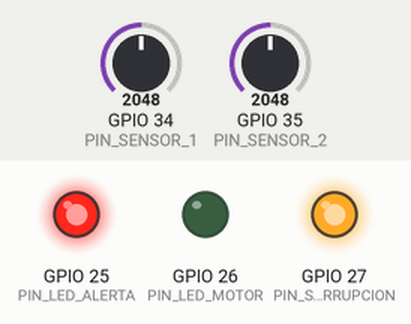
Recording of a sketch running on a simulated ESP32. Shown: output pins drawn as LEDs (lit = HIGH). The test bench sets the inputs (shaded band); at power-on: GPIO 34 (PIN_SENSOR_1) = 2048, GPIO 35 (PIN_SENSOR_2) = 2048 (analog values on the 0–4095 scale). What the sketch prints to the serial monitor is not drawn.

Above: at 1.2 s.
1.3 s: GPIO 34 (PIN_SENSOR_1) set to 2253
2.8 s: GPIO 34 (PIN_SENSOR_1) set to 2321
At 3.5 s:
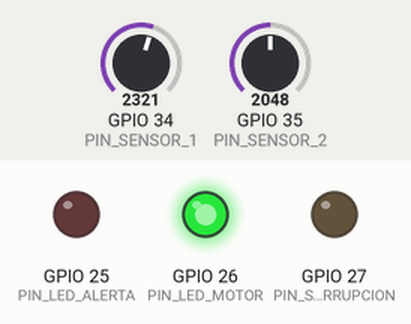
4.3 s: GPIO 34 (PIN_SENSOR_1) set to 2047
At 4.8 s:
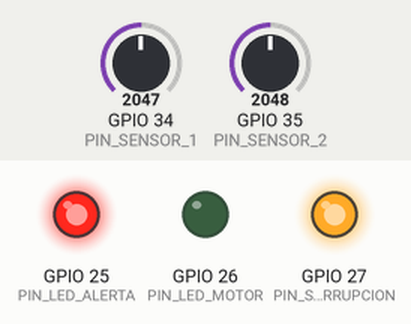
5.9 s: GPIO 34 (PIN_SENSOR_1) set to 2866
At 7.0 s:
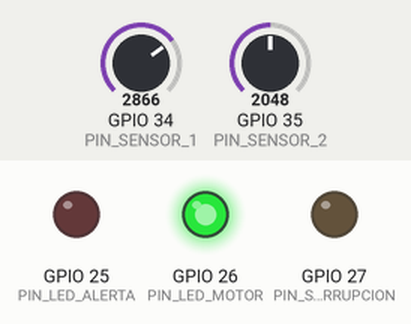
Timing chart, 0 to 8.4 s (numbered marks = the images above; inputs shaded):
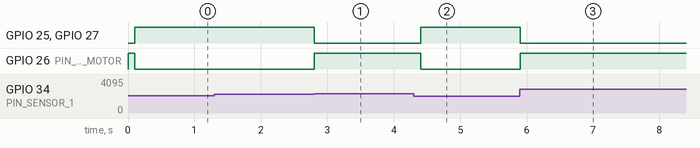

The sketch:

sketch.ino
```cpp
/* ============================================================================
 * SISTEMA DE VALIDACION DE PLAUSIBILIDAD APPS (Accelerator Pedal Position Sensor)
 * UNAM Motorsport - Formula SAE - Regla T.4.2
 * ----------------------------------------------------------------------------
 * Autor: Francisco
 * Descripcion:
 *   Lee dos sensores (potenciometros) redundantes del pedal de aceleracion,
 *   verifica que ambos coincidan dentro de un margen (plausibilidad) y corta
 *   el motor si detecta una falla sostenida por mas de 100 ms.
 *
 * Arquitectura (3 capas independientes, a proposito):
 *   1) ADQUISICION   -> lee voltaje crudo de cada canal (hardware timer, 1 kHz)
 *   2) CALIBRACION   -> traduce voltaje crudo a % de pedal (0-100%). Se puede
 *                       cambiar sin tocar la logica de seguridad.
 *   3) SEGURIDAD     -> compara canales, aplica debounce de 100 ms y decide
 *                       si corta el motor. Nunca depende de los valores de
 *                       calibracion, solo de los % ya normalizados.
 * ==========================================================================*/

// ---------------------------------------------------------------------------
// 1. DEFINICION DE PINES
// ---------------------------------------------------------------------------
const int PIN_SENSOR_1 = 34;   // ADC1_CH6 - Canal A del APPS (post divisor 3.3V)
const int PIN_SENSOR_2 = 35;   // ADC1_CH7 - Canal B del APPS (post divisor 2.5V)
const int PIN_LED_ALERTA = 25; // LED rojo: se enciende en falla confirmada
const int PIN_LED_MOTOR  = 26; // LED verde: encendido = motor habilitado

// ---------------------------------------------------------------------------
// 2. CAPA DE CALIBRACION (independiente de la seguridad)
// ---------------------------------------------------------------------------
// El ADC del ESP32 es de 12 bits (0-4095) y mide de 0V a 3.3V.
// Cada canal tiene un rango electrico distinto a proposito (asimetria),
// definido por el divisor de voltaje que armamos en el circuito:
//   Canal 1 -> divisor 10k/20k -> voltaje max teorico ~3.33V
//   Canal 2 -> divisor 10k/10k -> voltaje max teorico ~2.5V
// Si cambias las resistencias del circuito, SOLO tocas estas 4 constantes.
const int ADC_MIN_CH1 = 0;
const int ADC_MAX_CH1 = 4095;   // corresponde a ~3.3V en canal 1
const int ADC_MIN_CH2 = 0;
const int ADC_MAX_CH2 = 3100;   // corresponde a ~2.5V en canal 2 (rango mas chico)

// Convierte una lectura cruda del ADC a porcentaje de pedal (0.0 - 100.0)
// Esta es la "escala comun y facil de entender" que pide la actividad.
float calibrarCanal(int lecturaCruda, int adcMin, int adcMax) {
  float pct = (float)(lecturaCruda - adcMin) * 100.0 / (float)(adcMax - adcMin);
  if (pct < 0) pct = 0;
  if (pct > 100) pct = 100;
  return pct;
}

// ---------------------------------------------------------------------------
// 3. CAPA DE SEGURIDAD (Regla T.4.2)
// ---------------------------------------------------------------------------
const float UMBRAL_PLAUSIBILIDAD_PCT = 10.0;   // diferencia maxima permitida entre canales
const unsigned long TIEMPO_DEBOUNCE_MS = 100;  // la falla debe persistir mas de esto

// Estados del sistema de seguridad
enum EstadoSeguridad {
  ESTADO_OK,             // ambos canales coinciden
  ESTADO_FALLA_PENDIENTE,// hay discrepancia, pero aun no pasan los 100 ms
  ESTADO_FALLA_CONFIRMADA// discrepancia sostenida > 100 ms -> motor cortado
};

volatile EstadoSeguridad estadoActual = ESTADO_OK;
unsigned long tiempoInicioFalla = 0;
bool fallaEnCurso = false;

// ---------------------------------------------------------------------------
// 4. ADQUISICION POR INTERRUPCION DE HARDWARE (timer a 1 kHz = cada 1 ms)
// ---------------------------------------------------------------------------
// Usamos un timer de hardware en vez de solo leer en el loop() porque un
// sistema de seguridad real no puede depender de que el loop() este libre
// en ese instante. El ISR solo levanta una bandera; el trabajo pesado
// (ADC, matematica, Serial) se hace fuera del ISR, en el loop principal.
hw_timer_t *timerMuestreo = NULL;
volatile bool banderaMuestreo = false;

void IRAM_ATTR onTimerMuestreo() {
  banderaMuestreo = true;
}

// Pin usado para emitir la "senal de interrupcion" hacia el resto del sistema
// (equivalente a la linea que en un auto real corta la ECU/encendido).
const int PIN_SENAL_INTERRUPCION = 27;

void setup() {
  Serial.begin(115200);

  pinMode(PIN_LED_ALERTA, OUTPUT);
  pinMode(PIN_LED_MOTOR, OUTPUT);
  pinMode(PIN_SENAL_INTERRUPCION, OUTPUT);

  digitalWrite(PIN_LED_ALERTA, LOW);
  digitalWrite(PIN_LED_MOTOR, HIGH);   // motor habilitado al arrancar
  digitalWrite(PIN_SENAL_INTERRUPCION, LOW);

  analogReadResolution(12); // 0-4095

  // Configuracion del timer de hardware (API nueva del core ESP32 3.x):
  // timerBegin recibe directo la frecuencia del timer en Hz.
  timerMuestreo = timerBegin(1000000);              // timer corre a 1 MHz (1 tick = 1us)
  timerAttachInterrupt(timerMuestreo, &onTimerMuestreo);
  timerAlarm(timerMuestreo, 1000, true, 0);         // dispara cada 1000us = 1ms, autoreload infinito

  Serial.println("timestamp_ms,ch1_pct,ch2_pct,diferencia_pct,estado");
}

void loop() {
  if (!banderaMuestreo) return;  // no ha llegado el siguiente tick del timer
  banderaMuestreo = false;

  // --- 1) ADQUISICION ---
  int crudo1 = analogRead(PIN_SENSOR_1);
  int crudo2 = analogRead(PIN_SENSOR_2);

  // --- 2) CALIBRACION (escala comun 0-100%) ---
  float pct1 = calibrarCanal(crudo1, ADC_MIN_CH1, ADC_MAX_CH1);
  float pct2 = calibrarCanal(crudo2, ADC_MIN_CH2, ADC_MAX_CH2);
  float diferencia = fabs(pct1 - pct2);

  // --- 3) LOGICA DE SEGURIDAD (plausibilidad + debounce de 100 ms) ---
  bool hayDiscrepancia = (diferencia > UMBRAL_PLAUSIBILIDAD_PCT);
  unsigned long ahora = millis();

  if (hayDiscrepancia) {
    if (!fallaEnCurso) {
      // primera vez que se detecta la discrepancia: arrancamos el reloj
      fallaEnCurso = true;
      tiempoInicioFalla = ahora;
      estadoActual = ESTADO_FALLA_PENDIENTE;
    } else if (ahora - tiempoInicioFalla > TIEMPO_DEBOUNCE_MS) {
      // la discrepancia lleva mas de 100 ms de forma continua -> falla real
      estadoActual = ESTADO_FALLA_CONFIRMADA;
    }
    // si no ha pasado el tiempo de debounce, se queda en FALLA_PENDIENTE
    // (no se corta el motor todavia, podria ser ruido de un solo sample)
  } else {
    // los canales vuelven a coincidir: se resetea todo, no hay memoria de falla
    fallaEnCurso = false;
    estadoActual = ESTADO_OK;
  }

  // --- 4) ACTUACION SOBRE SALIDAS ---
  if (estadoActual == ESTADO_FALLA_CONFIRMADA) {
    digitalWrite(PIN_LED_ALERTA, HIGH);
    digitalWrite(PIN_LED_MOTOR, LOW);          // motor cortado
    digitalWrite(PIN_SENAL_INTERRUPCION, HIGH); // senal de interrupcion activa
  } else {
    digitalWrite(PIN_LED_ALERTA, LOW);
    digitalWrite(PIN_LED_MOTOR, HIGH);         // motor habilitado
    digitalWrite(PIN_SENAL_INTERRUPCION, LOW);
  }

  // --- 5) REGISTRO / MONITOREO (Serial) ---
  Serial.print(ahora);
  Serial.print(",");
  Serial.print(pct1, 2);
  Serial.print(",");
  Serial.print(pct2, 2);
  Serial.print(",");
  Serial.print(diferencia, 2);
  Serial.print(",");
  switch (estadoActual) {
    case ESTADO_OK:                Serial.println("OK"); break;
    case ESTADO_FALLA_PENDIENTE:   Serial.println("PENDIENTE"); break;
    case ESTADO_FALLA_CONFIRMADA:  Serial.println("FALLA_CONFIRMADA"); break;
  }
}
```

Measured:
- the behaviour switches between 2295 and 2296 on GPIO 34 (PIN_SENSOR_1) (found by bisection; images 0 and 1)
- after the input at 2.8 s, GPIO 25 (PIN_LED_ALERTA), GPIO 27 (PIN_SENAL_INTERRUPCION): HIGH → LOW at once; GPIO 26 (PIN_LED_MOTOR): LOW → HIGH at once
- after the input at 4.3 s, GPIO 25 (PIN_LED_ALERTA), GPIO 27 (PIN_SENAL_INTERRUPCION): LOW → HIGH after 0.10 s; GPIO 26 (PIN_LED_MOTOR): HIGH → LOW after 0.10 s
- after the input at 5.9 s, GPIO 25 (PIN_LED_ALERTA), GPIO 27 (PIN_SENAL_INTERRUPCION): HIGH → LOW at once; GPIO 26 (PIN_LED_MOTOR): LOW → HIGH at once
